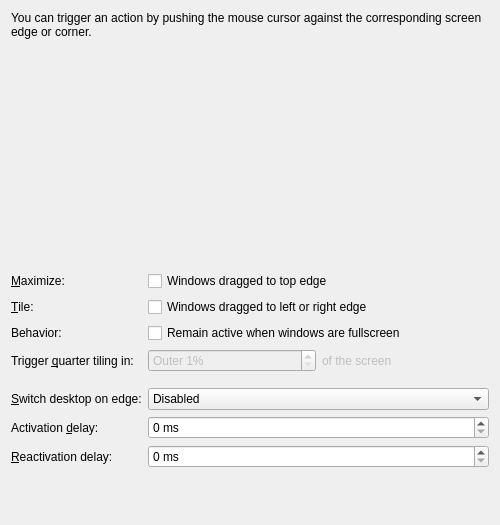
<?xml version="1.0" encoding="UTF-8"?>

<!--
SPDX-FileCopyrightText: 2023 Roman Gilg <subdiff@gmail.com>

SPDX-License-Identifier: GPL-2.0-or-later
-->

<ui version="4.0">
 <class>KWinScreenEdgesConfigUI</class>
 <widget class="QWidget" name="KWinScreenEdgesConfigUI">
  <property name="geometry">
   <rect>
    <x>0</x>
    <y>0</y>
    <width>500</width>
    <height>525</height>
   </rect>
  </property>
  <property name="minimumSize">
   <size>
    <width>500</width>
    <height>525</height>
   </size>
  </property>
  <layout class="QVBoxLayout" name="verticalLayout">
   <item>
    <widget class="QLabel" name="infoLabel">
     <property name="text">
      <string>You can trigger an action by pushing the mouse cursor against the corresponding screen edge or corner.</string>
     </property>
     <property name="wordWrap">
      <bool>true</bool>
     </property>
    </widget>
   </item>
   <item>
    <spacer name="verticalSpacer_2">
     <property name="orientation">
      <enum>Qt::Vertical</enum>
     </property>
     <property name="sizeType">
      <enum>QSizePolicy::Minimum</enum>
     </property>
     <property name="sizeHint" stdset="0">
      <size>
       <width>20</width>
       <height>20</height>
      </size>
     </property>
    </spacer>
   </item>
   <item>
    <widget class="KWin::Monitor" name="monitor" native="true">
     <property name="minimumSize">
      <size>
       <width>200</width>
       <height>200</height>
      </size>
     </property>
     <property name="focusPolicy">
      <enum>Qt::StrongFocus</enum>
     </property>
    </widget>
   </item>
   <item>
    <layout class="QFormLayout" name="formLayout">
     <property name="formAlignment">
      <set>Qt::AlignHCenter|Qt::AlignTop</set>
     </property>
     <item row="0" column="0">
      <widget class="QLabel" name="quickMaximizeLabel">
       <property name="text">
        <string>&amp;Maximize:</string>
       </property>
       <property name="buddy">
        <cstring>kcfg_ElectricBorderMaximize</cstring>
       </property>
      </widget>
     </item>
     <item row="0" column="1">
      <widget class="QCheckBox" name="kcfg_ElectricBorderMaximize">
       <property name="text">
        <string>Windows dragged to top edge</string>
       </property>
      </widget>
     </item>
     <item row="1" column="0">
      <widget class="QLabel" name="quickTileLabel">
       <property name="text">
        <string>&amp;Tile:</string>
       </property>
       <property name="buddy">
        <cstring>kcfg_ElectricBorderTiling</cstring>
       </property>
      </widget>
     </item>
     <item row="1" column="1">
      <widget class="QCheckBox" name="kcfg_ElectricBorderTiling">
       <property name="text">
        <string>Windows dragged to left or right edge</string>
       </property>
      </widget>
     </item>
     <item row="2" column="0">
      <widget class="QLabel" name="label">
       <property name="text">
        <string>Behavior:</string>
       </property>
      </widget>
     </item>
     <item row="2" column="1">
      <widget class="QCheckBox" name="remainActiveOnFullscreen">
       <property name="text">
        <string>Remain active when windows are fullscreen</string>
       </property>
      </widget>
     </item>
     <item row="3" column="0">
      <widget class="QLabel" name="electricBorderCornerRatioLabel">
       <property name="text">
        <string>Trigger &amp;quarter tiling in:</string>
       </property>
       <property name="buddy">
        <cstring>electricBorderCornerRatioSpin</cstring>
       </property>
      </widget>
     </item>
     <item row="3" column="1">
      <layout class="QHBoxLayout" name="horizontalLayout">
       <item>
        <widget class="QSpinBox" name="electricBorderCornerRatioSpin">
         <property name="enabled">
          <bool>false</bool>
         </property>
         <property name="suffix">
          <string>%</string>
         </property>
         <property name="prefix">
          <string>Outer </string>
         </property>
         <property name="minimum">
          <number>1</number>
         </property>
         <property name="maximum">
          <number>49</number>
         </property>
        </widget>
       </item>
       <item>
        <widget class="QLabel" name="label_1">
         <property name="enabled">
          <bool>false</bool>
         </property>
         <property name="text">
          <string>of the screen</string>
         </property>
        </widget>
       </item>
      </layout>
     </item>
     <item row="4" column="1">
      <spacer name="verticalSpacer_1">
       <property name="orientation">
        <enum>Qt::Vertical</enum>
       </property>
       <property name="sizeType">
        <enum>QSizePolicy::Fixed</enum>
       </property>
       <property name="sizeHint" stdset="0">
        <size>
         <width>20</width>
         <height>4</height>
        </size>
       </property>
      </spacer>
     </item>
     <item row="5" column="0">
      <widget class="QLabel" name="desktopSwitchLabel">
       <property name="toolTip">
        <string>Change desktop when the mouse cursor is pushed against the edge of the screen</string>
       </property>
       <property name="text">
        <string>&amp;Switch desktop on edge:</string>
       </property>
       <property name="buddy">
        <cstring>kcfg_ElectricBorders</cstring>
       </property>
      </widget>
     </item>
     <item row="5" column="1">
      <widget class="QComboBox" name="kcfg_ElectricBorders">
       <item>
        <property name="text">
         <string comment="Switch desktop on edge">Disabled</string>
        </property>
       </item>
       <item>
        <property name="text">
         <string>Only When Moving Windows</string>
        </property>
       </item>
       <item>
        <property name="text">
         <string>Always Enabled</string>
        </property>
       </item>
      </widget>
     </item>
     <item row="6" column="0">
      <widget class="QLabel" name="activationDelayLabel">
       <property name="toolTip">
        <string>Amount of time required for the mouse cursor to be pushed against the edge of the screen before the action is triggered</string>
       </property>
       <property name="text">
        <string>Activation &amp;delay:</string>
       </property>
       <property name="buddy">
        <cstring>kcfg_ElectricBorderDelay</cstring>
       </property>
      </widget>
     </item>
     <item row="6" column="1">
      <widget class="QSpinBox" name="kcfg_ElectricBorderDelay">
       <property name="suffix">
        <string> ms</string>
       </property>
       <property name="maximum">
        <number>1000</number>
       </property>
       <property name="singleStep">
        <number>50</number>
       </property>
       <property name="value">
        <number>0</number>
       </property>
      </widget>
     </item>
     <item row="7" column="0">
      <widget class="QLabel" name="triggerCooldownLabel">
       <property name="enabled">
        <bool>true</bool>
       </property>
       <property name="toolTip">
        <string>Amount of time required after triggering an action until the next trigger can occur</string>
       </property>
       <property name="text">
        <string>&amp;Reactivation delay:</string>
       </property>
       <property name="buddy">
        <cstring>kcfg_ElectricBorderCooldown</cstring>
       </property>
      </widget>
     </item>
     <item row="7" column="1">
      <widget class="QSpinBox" name="kcfg_ElectricBorderCooldown">
       <property name="enabled">
        <bool>true</bool>
       </property>
       <property name="suffix">
        <string> ms</string>
       </property>
       <property name="maximum">
        <number>1000</number>
       </property>
       <property name="singleStep">
        <number>50</number>
       </property>
       <property name="value">
        <number>0</number>
       </property>
      </widget>
     </item>
    </layout>
   </item>
   <item>
    <spacer name="verticalSpacer_3">
     <property name="orientation">
      <enum>Qt::Vertical</enum>
     </property>
     <property name="sizeType">
      <enum>QSizePolicy::Expanding</enum>
     </property>
     <property name="sizeHint" stdset="0">
      <size>
       <width>0</width>
       <height>0</height>
      </size>
     </property>
    </spacer>
   </item>
  </layout>
 </widget>
 <customwidgets>
  <customwidget>
   <class>KWin::Monitor</class>
   <extends>QWidget</extends>
   <header>monitor.h</header>
   <container>1</container>
  </customwidget>
 </customwidgets>
 <resources/>
 <connections>
  <connection>
   <sender>kcfg_ElectricBorderTiling</sender>
   <signal>toggled(bool)</signal>
   <receiver>label_1</receiver>
   <slot>setEnabled(bool)</slot>
   <hints>
    <hint type="sourcelabel">
     <x>20</x>
     <y>20</y>
    </hint>
    <hint type="destinationlabel">
     <x>20</x>
     <y>20</y>
    </hint>
   </hints>
  </connection>
  <connection>
   <sender>kcfg_ElectricBorderTiling</sender>
   <signal>toggled(bool)</signal>
   <receiver>electricBorderCornerRatioSpin</receiver>
   <slot>setEnabled(bool)</slot>
   <hints>
    <hint type="sourcelabel">
     <x>20</x>
     <y>20</y>
    </hint>
    <hint type="destinationlabel">
     <x>20</x>
     <y>20</y>
    </hint>
   </hints>
  </connection>
  <connection>
   <sender>kcfg_ElectricBorderTiling</sender>
   <signal>toggled(bool)</signal>
   <receiver>electricBorderCornerRatioLabel</receiver>
   <slot>setEnabled(bool)</slot>
   <hints>
    <hint type="sourcelabel">
     <x>20</x>
     <y>20</y>
    </hint>
    <hint type="destinationlabel">
     <x>20</x>
     <y>20</y>
    </hint>
   </hints>
  </connection>
 </connections>
</ui>
